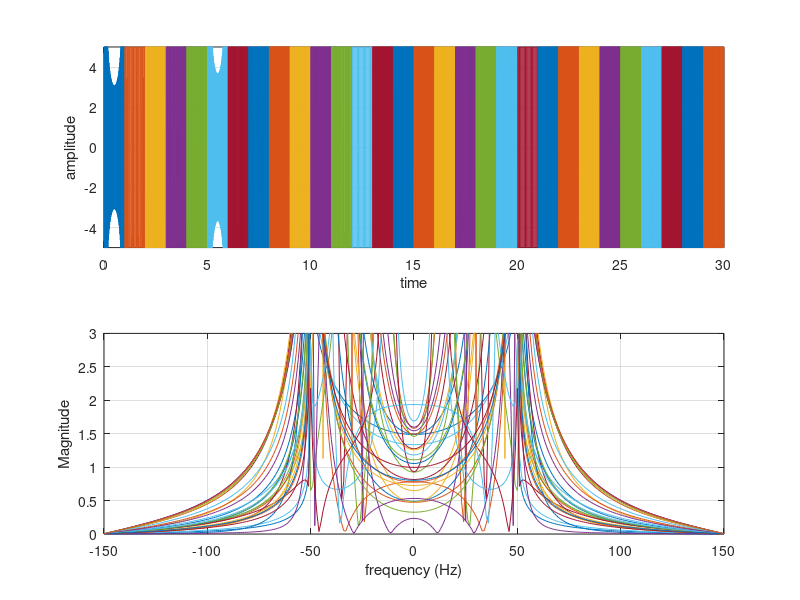

The MATLAB script that drew this image:
clear all
close all
duration_signal=29;

for T = 0:duration_signal  %%%% Duration 30 seconds with interval of 1 sec.
    if T==0
    display('Transmission Started')
     display (T)
    elseif (T==duration_signal) 
        display('Transmission ends: see the final result')
     display (T)
    else
            display('Transmission in progress: please wait')
     display (T)
    end 
    freq=100;
  
   fs=3*freq;
    ts=1/fs;
     t=0:ts:1;
    f1 = randi([10 100],1,1);
    f2 = randi([10 100],1,1);
    N=2;
    m1_t = N*cos(2*pi*f1*t) + N*cos(2*pi*f2*t);
    t1=-5:ts:5;
    ht=100*sinc(100*t1);

    m_t=conv(m1_t, ht, 'same');


     
      
  N=length(m_t);
  m_f= fft(m_t,N)/fs;
  freqaxis=linspace(-fs/2, fs/2, N);
    figure(1)
    
    hold all  %%% keeps the previous plots and everytime changes the color
    subplot(2,1,1), plot(t+T,m_t);
    xlabel('time')
    ylabel('amplitude')
    grid on
    axis([0  inf -5 5])   %%% first two are limits for x-axis, the other two are limits for y-axis: observe why 0 inf , and -5 5 are used here.
    hold on     %%% keeps the previous plots 
    subplot(2,1,2), plot(freqaxis,fftshift(abs(m_f)))
      xlabel('frequency (Hz)')
    ylabel('Magnitude')
    grid on
    axis([-inf inf 0 3])  %%% first two are limits for x-axis, the other two are limits for y-axis: observe why -inf inf , and 0 3 are used here. 
     
   
      
   % pause(2)  %%%%% pauses for 2 seconds and then go for next loop increment.
end